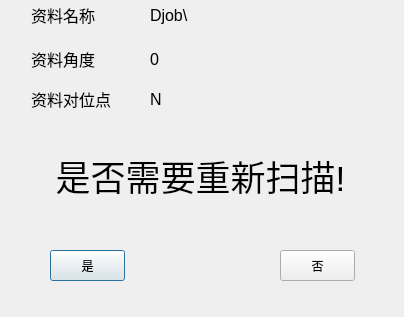
<?xml version="1.0" encoding="UTF-8"?>
<ui version="4.0">
 <class>ScanDlg</class>
 <widget class="QDialog" name="ScanDlg">
  <property name="geometry">
   <rect>
    <x>0</x>
    <y>0</y>
    <width>404</width>
    <height>317</height>
   </rect>
  </property>
  <property name="windowTitle">
   <string>Dialog</string>
  </property>
  <widget class="QPushButton" name="okBtn">
   <property name="geometry">
    <rect>
     <x>50</x>
     <y>250</y>
     <width>75</width>
     <height>31</height>
    </rect>
   </property>
   <property name="text">
    <string>是</string>
   </property>
  </widget>
  <widget class="QPushButton" name="notOkBtn">
   <property name="geometry">
    <rect>
     <x>280</x>
     <y>250</y>
     <width>75</width>
     <height>31</height>
    </rect>
   </property>
   <property name="text">
    <string>否</string>
   </property>
  </widget>
  <widget class="QLabel" name="label">
   <property name="geometry">
    <rect>
     <x>10</x>
     <y>130</y>
     <width>381</width>
     <height>91</height>
    </rect>
   </property>
   <property name="font">
    <font>
     <family>Arial</family>
     <pointsize>26</pointsize>
    </font>
   </property>
   <property name="text">
    <string>是否需要重新扫描!</string>
   </property>
   <property name="alignment">
    <set>Qt::AlignCenter</set>
   </property>
  </widget>
  <widget class="QLabel" name="label_2">
   <property name="geometry">
    <rect>
     <x>31</x>
     <y>6</y>
     <width>64</width>
     <height>18</height>
    </rect>
   </property>
   <property name="font">
    <font>
     <family>Arial</family>
     <pointsize>12</pointsize>
    </font>
   </property>
   <property name="text">
    <string>资料名称</string>
   </property>
  </widget>
  <widget class="QLabel" name="label_3">
   <property name="geometry">
    <rect>
     <x>31</x>
     <y>50</y>
     <width>64</width>
     <height>18</height>
    </rect>
   </property>
   <property name="font">
    <font>
     <family>Arial</family>
     <pointsize>12</pointsize>
    </font>
   </property>
   <property name="text">
    <string>资料角度</string>
   </property>
  </widget>
  <widget class="QLabel" name="label_4">
   <property name="geometry">
    <rect>
     <x>31</x>
     <y>90</y>
     <width>80</width>
     <height>18</height>
    </rect>
   </property>
   <property name="font">
    <font>
     <family>Arial</family>
     <pointsize>12</pointsize>
    </font>
   </property>
   <property name="text">
    <string>资料对位点</string>
   </property>
  </widget>
  <widget class="QLabel" name="nameLab">
   <property name="geometry">
    <rect>
     <x>150</x>
     <y>6</y>
     <width>241</width>
     <height>18</height>
    </rect>
   </property>
   <property name="font">
    <font>
     <family>Arial</family>
     <pointsize>12</pointsize>
    </font>
   </property>
   <property name="text">
    <string>Djob\</string>
   </property>
  </widget>
  <widget class="QLabel" name="angleLab">
   <property name="geometry">
    <rect>
     <x>150</x>
     <y>50</y>
     <width>91</width>
     <height>18</height>
    </rect>
   </property>
   <property name="font">
    <font>
     <family>Arial</family>
     <pointsize>12</pointsize>
    </font>
   </property>
   <property name="text">
    <string>0</string>
   </property>
  </widget>
  <widget class="QLabel" name="siteLab">
   <property name="geometry">
    <rect>
     <x>150</x>
     <y>90</y>
     <width>111</width>
     <height>18</height>
    </rect>
   </property>
   <property name="font">
    <font>
     <family>Arial</family>
     <pointsize>12</pointsize>
    </font>
   </property>
   <property name="text">
    <string>N</string>
   </property>
  </widget>
 </widget>
 <resources/>
 <connections/>
</ui>
